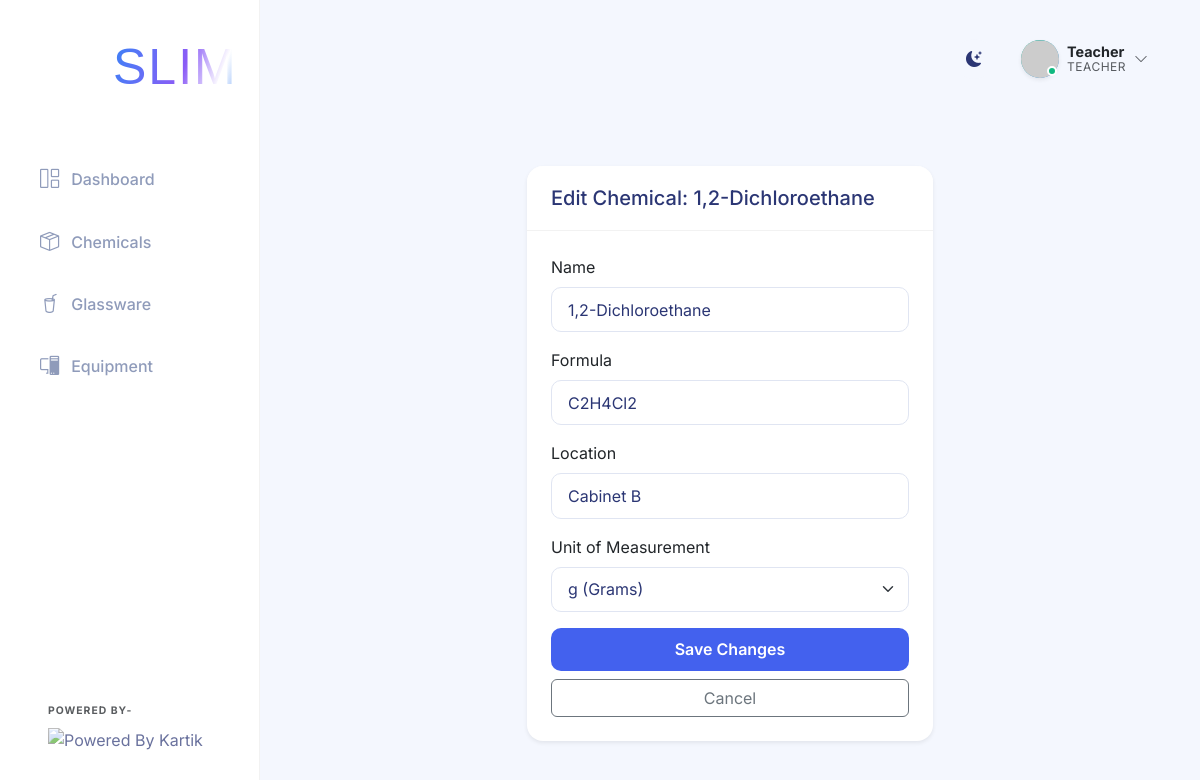
The app's page /chemicals/1/edit (signed in) with its own data.
### app.py (models this page shows)
class User(UserMixin, db.Model):
    id = db.Column(db.Integer, primary_key=True)
    username = db.Column(db.String(100), unique=True, nullable=False)
    password_hash = db.Column(db.String(200), nullable=False)
    role = db.Column(db.String(50), nullable=False) # 'teacher', 'student', or 'developer'
    full_name = db.Column(db.String(150), nullable=True)
    roll_number = db.Column(db.String(50), nullable=True)
    email = db.Column(db.String(150), nullable=True)
    phone = db.Column(db.String(20), nullable=True)

class Chemical(db.Model):
    id = db.Column(db.Integer, primary_key=True)
    name = db.Column(db.String(150), nullable=False)
    formula = db.Column(db.String(100), nullable=False)
    cas_number = db.Column(db.String(50), nullable=True)
    quantity = db.Column(db.Float, nullable=False, default=0.0)
    unit = db.Column(db.String(20), nullable=False)
    location = db.Column(db.String(100), nullable=False)
    expiry_date = db.Column(db.Date, nullable=True)
    hazard_category = db.Column(db.String(100), nullable=True)
    category = db.Column(db.String(50), default='Chemicals') # New: Chemicals, Reagents, Indicators, Miscellaneous
    logs = db.relationship('UsageLog', backref='chemical', lazy=True, cascade="all, delete-orphan")

### app.py (the view, shortened to what this page needs)
@app.route('/chemicals/<int:id>/edit', methods=['GET', 'POST'])
@teacher_required
def edit_chemical(id):
    chemical = Chemical.query.get_or_404(id)
    return render_template('edit_chemical.html', chemical=chemical)

### app.py (called while the page is built)
@login_manager.user_loader
def load_user(user_id):
    return User.query.get(int(user_id))

def teacher_required(f):
    @wraps(f)
    def decorated_function(*args, **kwargs):
        if not current_user.is_authenticated or current_user.role not in ['teacher', 'developer']:
            flash('You must be logged in as a teacher or developer to perform this action.', 'danger')
            return redirect(request.referrer or url_for('dashboard'))
        return f(*args, **kwargs)
    return decorated_function

### templates/edit_chemical.html (shortened to what this page needs)
{% extends 'base.html' %}
{% block content %}
<div class="container py-5">
    <div class="row justify-content-center">
        <div class="col-md-6">
            <div class="card shadow-sm">
                <div class="card-header bg-white">
                    <h5 class="mb-0">Edit Chemical: {{ chemical.name }}</h5>
                </div>
                <div class="card-body">
                    <form action="{{ url_for('edit_chemical', id=chemical.id) }}" method="POST">
                        <div class="mb-3">
                            <label class="form-label">Name</label>
                            <input type="text" name="name" class="form-control" value="{{ chemical.name }}" required>
                        </div>
                        <div class="mb-3">
                            <label class="form-label">Formula</label>
                            <input type="text" name="formula" class="form-control" value="{{ chemical.formula }}" required>
                        </div>
                        <div class="mb-3">
                            <label class="form-label">Location</label>
                            <input type="text" name="location" class="form-control" value="{{ chemical.location }}" required>
                        </div>
                        <div class="mb-3">
                            <label class="form-label">Unit of Measurement</label>
                            <select name="unit" class="form-select" required>
                                <option value="g" {% if chemical.unit == 'g' %}selected{% endif %}>g (Grams)</option>
                            </select>
                        </div>
                        <div class="d-grid gap-2">
                            <button type="submit" class="btn btn-primary">Save Changes</button>
                            <a href="{{ url_for('chemical_detail', id=chemical.id) }}" class="btn btn-outline-secondary">Cancel</a>
                        </div>
                    </form>
                </div>
            </div>
        </div>
    </div>
</div>
{% endblock %}

### templates/base.html (shortened to what this page needs)
<!DOCTYPE html>
<html lang="en">
<head>
    <link href="https://cdn.jsdelivr.net/npm/bootstrap@5.3.0/dist/css/bootstrap.min.css" rel="stylesheet">
    <link rel="stylesheet" href="{{ url_for('static', filename='css/style.css') }}">
    <link rel="stylesheet" href="https://cdn.jsdelivr.net/npm/bootstrap-icons@1.10.5/font/bootstrap-icons.css">
</head>
<body>
    <div class="app-container">
        <nav class="sidebar d-flex flex-column">
            <div class="sidebar-header">
                <a class="navbar-brand d-flex align-items-center morph-logo" href="{{ url_for('dashboard') }}"
                    style="text-decoration: none;">
                    <div class="me-1 d-flex justify-content-center align-items-center"
                        style="width: 80px; height: 80px; margin-left: -5px;">
                        <dotlottie-player src="{{ url_for('static', filename='logo.lottie') }}" background="transparent"
                            speed="1" style="width: 80px; height: 80px;" loop autoplay></dotlottie-player>
                    </div>
                    <div class="logo-text-container">
                        <div class="logo-text main-text">
                            <span class="slim-text-animated">SLIM</span>
                        </div>
                    </div>
                </a>
            </div>
            <ul class="nav flex-column sidebar-nav mt-3">
                <li class="nav-item">
                    <a class="nav-link {% if request.endpoint == 'dashboard' %}active{% endif %}"
                        href="{{ url_for('dashboard') }}">
                        <i class="bi bi-grid-1x2"></i> Dashboard
                    </a>
                </li>
                <li class="nav-item">
                    <a class="nav-link {% if request.endpoint == 'chemicals' or request.endpoint == 'add_chemical' or request.endpoint == 'chemical_detail' %}active{% endif %}"
                        href="{{ url_for('chemicals') }}">
                        <i class="bi bi-box-seam"></i> Chemicals
                    </a>
                </li>
                <li class="nav-item">
                    <a class="nav-link {% if request.endpoint == 'glassware' %}active{% endif %}"
                        href="{{ url_for('glassware') }}">
                        <i class="bi bi-cup-straw"></i> Glassware
                    </a>
                </li>
                <li class="nav-item">
                    <a class="nav-link {% if request.endpoint == 'equipment' %}active{% endif %}"
                        href="{{ url_for('equipment') }}">
                        <i class="bi bi-pc-display"></i> Equipment
                    </a>
                </li>
            </ul>
            <div class="sidebar-footer mt-auto p-4 text-start">
                <small class="text-muted d-block fw-bold text-uppercase mb-2"
                    style="font-size: 0.65rem; letter-spacing: 1px;">Powered By-</small>
                <img src="https://student.camu.in/camu_attachment/get/6696654be0b1fd900cf3997c" alt="Powered By Kartik"
                    class="img-fluid powered-logo">
            </div>
        </nav>
        <main class="main-content">
            <header class="top-header d-flex justify-content-between align-items-center mb-4">
                <div class="d-flex align-items-center">
                    <div class="theme-toggle" id="themeToggle" title="Toggle Dark/Light Mode">
                        <i class="bi bi-moon-stars-fill"></i>
                    </div>
                    <div class="user-profile dropdown">
                        <div class="profile-trigger d-flex align-items-center" {% if current_user.is_authenticated
                            %}data-bs-toggle="dropdown" {% else %}data-bs-toggle="modal" data-bs-target="#loginModal" {%
                            endif %}>
                            {% if current_user.is_authenticated %}
                            <div class="avatar-wrapper me-2">
                                <div class="avatar-circle {% if current_user.role == 'developer' %}bg-developer{% elif current_user.role == 'teacher' %}bg-teacher{% else %}bg-student{% endif %} shadow-sm"
                                    style="padding: 0; overflow: hidden;">
                                    <img src="https://api.dicebear.com/9.x/bottts/svg?seed={{ current_user.username }}&backgroundColor=transparent"
                                        alt="Avatar"
                                        style="width: 100%; height: 100%; object-fit: cover; transform: scale(1.1) translateY(2px);">
                                </div>
                                <div class="status-indicator online"></div>
                            </div>
                            <div class="user-info d-none d-sm-block">
                                <div class="user-name fw-bold text-dark">{{ current_user.username|capitalize }}</div>
                                <div class="user-role text-muted">{{ current_user.role|capitalize }}</div>
                            </div>
                            <i class="bi bi-chevron-down ms-2 text-muted small"></i>
                            {% else %}
                            <div class="avatar-circle bg-secondary shadow-sm me-2">
                                <i class="bi bi-person"></i>
                            </div>
                            <span class="fw-medium text-dark">Login</span>
                            {% endif %}
                        </div>
                    </div>
            </header>
            <div class="content-wrapper">
                {% block content %}{% endblock %}
            </div>
        </main>
    </div>
</body>
</html>

### records on screen
User: username "Teacher", role "TEACHER"
Chemical: name "1,2-Dichloroethane", formula "C2H4Cl2", location "Cabinet B", unit "g (Grams)"
